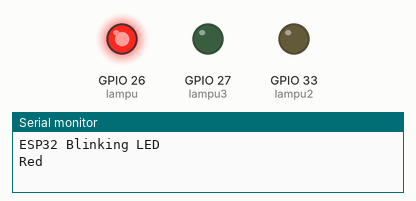
This program was run on a simulated ESP32. Shown: output pins drawn as LEDs (lit = HIGH), the last lines printed to the serial monitor.

Above: at 0.5 s.
At 1.5 s:
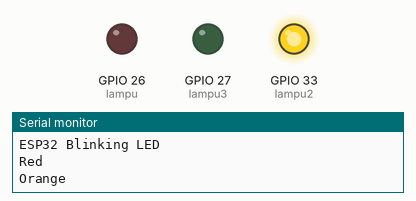
At 5.5 s:
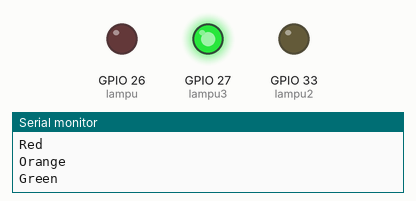
Timing chart, 0 to 6.9 s (numbered marks = the images above):
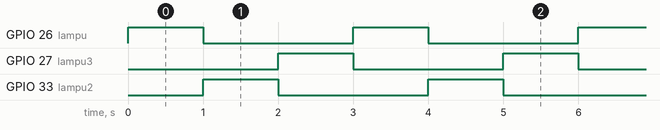

The program:

main.cpp
```cpp
#include <Arduino.h>

int lampu = 26;
int lampu2 = 33;
int lampu3 = 27;


void setup() {
    Serial.begin(115200);
    Serial.println("ESP32 Blinking LED");

    pinMode(lampu, OUTPUT);
    pinMode(lampu2, OUTPUT);
    pinMode(lampu3, OUTPUT);
}


void loop() {
    Serial.println("Red");
    digitalWrite(lampu, HIGH);
    digitalWrite(lampu2, LOW);
    digitalWrite(lampu3, LOW);


    delay(1000);

    Serial.println("Orange");
    digitalWrite(lampu, LOW);
    digitalWrite(lampu2, HIGH);
    digitalWrite(lampu3, LOW);


    delay(1000);

    Serial.println("Green");
    digitalWrite(lampu, LOW);
    digitalWrite(lampu2, LOW);
    digitalWrite(lampu3, HIGH);


    delay(1000);
}
```

Measured:
- by itself, GPIO 26 (lampu), GPIO 27 (lampu3), GPIO 33 (lampu2): alternates HIGH for 1.0 s and LOW for 2.0 s
- by itself, everything shown: repeats every 3.0 s, in 3 steps
